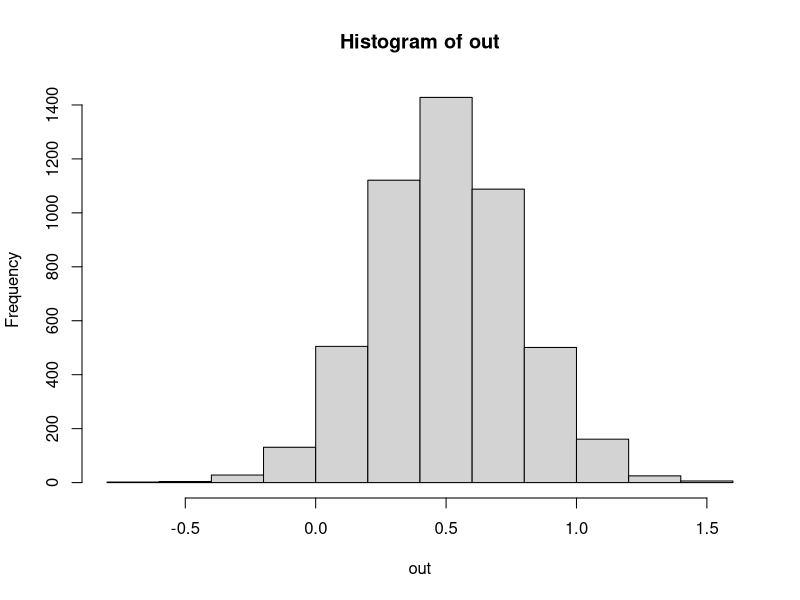

Generate this figure with R:
## ---- chunk 1
rescale <- function(x, to = c(0, 1), na.rm = TRUE) {
  from <- range(x, na.rm = na.rm)
  (x - from[1]) / diff(from) * diff(to) + to[1]
}



out <- replicate(5000, {
  
  n <- 100
  x <- runif(n, -2, 2)
  #x <- scales::rescale(rbeta(n, 5, 1), to = c(-3, 3))
  z <- rbinom(n, 1, plogis(x))
  y <- 0.2 + 0.3*x + 1*x^2 + 0.5*z + rnorm(n, 0, 0.4)
  fake <- data.frame(x, y, z)
  fit <- lm(y ~ x + z, data=fake)
  coef(fit)["z"]

})

summary(out)
hist(out)

sd(out) / sqrt(1e4)

